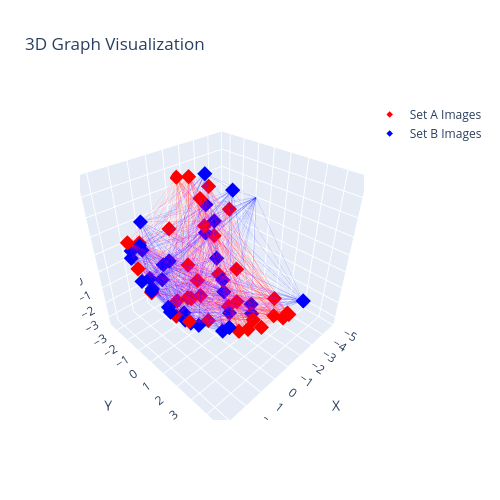

This figure's notebook cell:
### Code cell
import utils.vis
# visualize the data
utils.vis.plot_3D_graph(graph_a, graph_b)

### Figure 1 — Plotly figure (JSON) as saved in the notebook; plotly's stock layout.template omitted (floating-point values rounded to 4 significant figures; data arrays with more than 128 entries replaced by an {"elided": "..."} marker saying what was removed)
{"data": [{"hovertemplate": "%{x:.2f}, %{y:.2f}, %{z:.2f}<extra></extra>", "marker": {"color": "red", "opacity": 1.0, "size": 5, "symbol": "diamond"}, "mode": "markers", "name": "Set A Images", "x": [-1.421, -0.8713, -1.208, -0.7221, -0.6855, -1.979, -2.884, -0.2181, 0.4064, 0.5523, 1.295, 0.8509, -0.8193, 2.713, 2.669, 2.701, 1.162, 1.093, -1.197, 0.3296, -2.434, 1.633, -0.8214, -0.3578, -2.979, -2.723, 2.959, -4.092, -2.857, -3.325, -2.277, 3.459, -1.567, -0.6984], "y": [1.098, 1.028, 4.356, -1.162, 2.849, -0.8207, -0.3136, -0.3687, -0.3864, -0.4763, -0.3722, 1.361, -1.993, 1.397, 2.205, -0.3182, 3.597, 4.029, 3.642, 4.133, 2.719, -2.548, 4.668, 4.71, -2.173, -2.685, -1.256, -2.08, -3.129, -2.922, -3.304, 0.1433, -3.425, -3.257], "z": [-2.018, -2.036, -0.5255, -1.498, -1.62, -1.553, -1.422, -1.767, -1.599, -1.514, -1.184, -1.627, -0.9369, -0.07628, 0.1284, 0.1976, -0.5108, -0.1331, -1.168, -0.4878, -1.435, 1.333, -0.1491, -0.01577, -0.1002, 0.4366, 2.535, 1.196, 1.911, 2.552, 3.306, 2.166, 3.46, 0.8472], "type": "scatter3d"}, {"hovertemplate": "%{x:.2f}, %{y:.2f}, %{z:.2f}<extra></extra>", "marker": {"color": "blue", "opacity": 1.0, "size": 5, "symbol": "diamond"}, "mode": "markers", "name": "Set B Images", "x": [-0.5056, -1.442, 3.309, -1.686, -1.106, -1.92, 2.908, 1.633, 1.249, 2.303, 0.6272, 0.1329, -2.465, 1.842, 2.155, 2.729, 1.379, 1.872, -2.622, -3.278, -3.097, -4.338, -3.104, -5.056, 2.593, 2.982, 3.46, 3.124, 2.708, 1.112, 2.193, 2.424, 2.413, -1.837], "y": [1.447, 0.1261, 0.04642, 1.85, 2.386, -0.4383, 1.279, 0.5303, -1.545, 0.2932, -2.214, -2.356, -1.465, 1.807, 1.652, 2.013, 2.849, 3.713, -2.515, -2.466, -2.934, -2.082, -2.956, -0.9803, -1.704, -1.109, 0.904, 0.3855, -0.2067, -3.03, -1.451, -1.231, -0.7801, 4.681], "z": [-1.987, -1.938, 1.386, -1.898, -1.81, -1.716, 0.2086, -1.172, -0.5432, -0.5408, -0.3011, -0.3794, -1.042, -0.9374, -0.6901, 0.1322, -0.8779, 0.2984, 0.09451, 0.6088, 1.531, 2.275, 3.33, 1.961, 1.732, 1.822, 1.607, 0.9443, 0.4801, 2.087, 1.702, 2.159, 0.5853, -0.004015], "type": "scatter3d"}, {"hoverinfo": "skip", "line": {"color": "rgba(255,0,0,0.6)", "width": 1}, "mode": "lines", "opacity": 0.3, "showlegend": false, "x": {"elided": "1461 float values"}, "y": {"elided": "1461 float values"}, "z": {"elided": "1461 float values"}, "type": "scatter3d"}, {"hoverinfo": "skip", "line": {"color": "rgba(0,0,255,0.6)", "width": 1}, "mode": "lines", "opacity": 0.3, "showlegend": false, "x": {"elided": "1299 float values"}, "y": {"elided": "1299 float values"}, "z": {"elided": "1299 float values"}, "type": "scatter3d"}], "layout": {"scene": {"xaxis": {"title": {"text": "X"}, "range": [-5.056, 3.46]}, "yaxis": {"title": {"text": "Y"}, "range": [-3.616, 4.9]}, "zaxis": {"title": {"text": "Z"}, "range": [-3.546, 4.97]}, "aspectmode": "cube"}, "title": {"text": "3D Graph Visualization"}, "width": 500, "height": 500}}
